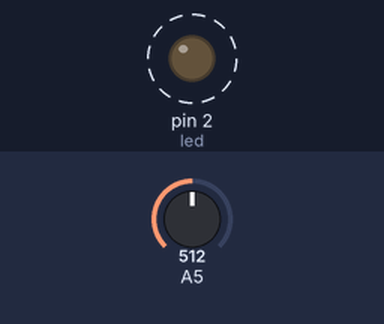
A sketch run on a simulated Arduino Uno, built with avr-gcc and run on an emulated ATmega328P. Shown: output pins drawn as LEDs (lit = HIGH). Dashed ring = blinking. The test bench sets the inputs (shaded band); at power-on: A5 = 512.

Above: at 1.8 s.
1.9 s: A5 set to 0
At 3.0 s:
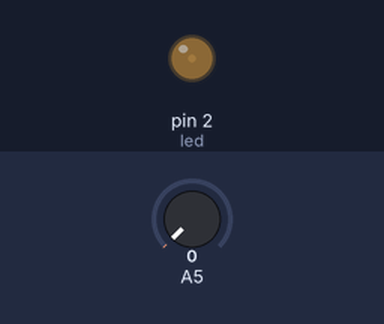
3.6 s: A5 set to 122
At 3.9 s:
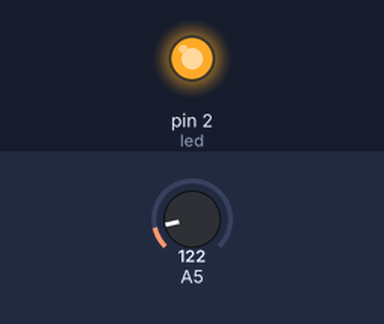
Timing chart, 0 to 13.1 s (numbered marks = the images above; inputs shaded):
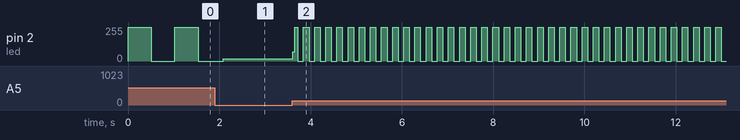

Measured:
- after the input at 3.6 s, pin 2 (led): 16/255 → 68/255 at once, then moves between 0/255 and 255/255, repeating every 0.24 s
- by itself, pin 2 (led): alternates 255/255 for 0.51 s and 0/255 for 0.51 s

The sketch:

ACDandLed.ino
```cpp
#define led 2
int value = 0;

void setup() {
  pinMode(led, OUTPUT);
}

void loop() {
  value = analogRead(A5);
  digitalWrite(led, HIGH);
  delay(value);
  digitalWrite(led, LOW);
  delay(value);
}
```
